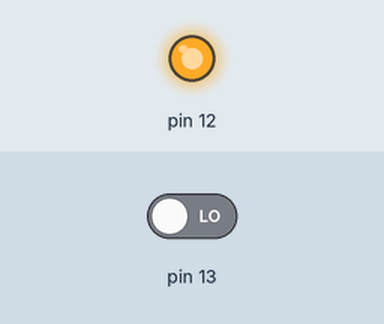
This sketch was run on a simulated Arduino Mega 2560, built with avr-gcc and run on an emulated ATmega2560. Shown: output pins drawn as LEDs (lit = HIGH). Inputs (shaded band) come from the test bench; at power-on: pin 13 LOW. What the sketch prints to the serial monitor is not drawn.

Above: at 1.2 s.
1.3 s: pin 13 driven HIGH
At 2.0 s:
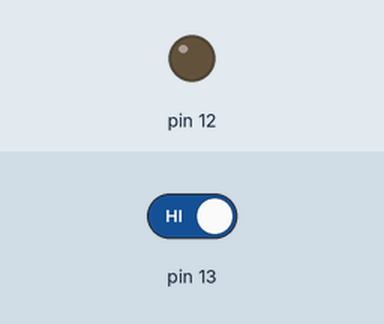
2.8 s: pin 13 driven LOW
At 3.1 s:
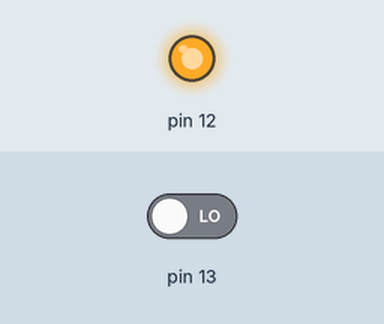
Timing chart, 0 to 5.8 s (numbered marks = the images above; inputs shaded):
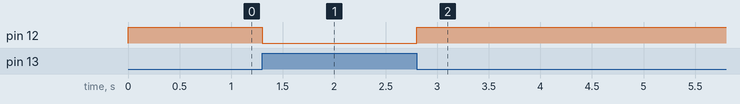

The sketch:

serial_combin.ino
```cpp
/*
 * Author : Niwantha
 * src: Arduino References & Espressif  Arduino core
 * Example: EasyNode Serial printf
 * company : Algobel Technologies & Innovations
 *
 */

void setup() {
Serial1.begin(115200);
Serial.begin(115200);
pinMode(13,INPUT);
pinMode(12,OUTPUT);
Serial.println("EasyNode-Go DBG Mode");
}

void loop() {
    int input_value = 1- digitalRead(13);
    digitalWrite(12,input_value);
    Serial1.println(input_value);
}
```

Measured:
- after the input at 1.3 s, pin 12: HIGH → LOW at once
- after the input at 2.8 s, pin 12: LOW → HIGH at once
